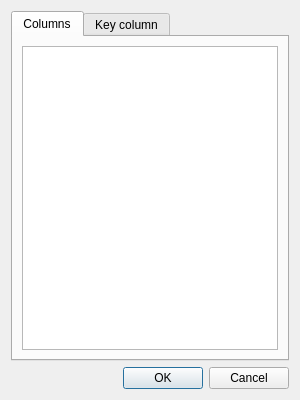
<?xml version="1.0" encoding="UTF-8"?>
<ui version="4.0">
 <class>Dialog</class>
 <widget class="QDialog" name="Dialog">
  <property name="geometry">
   <rect>
    <x>0</x>
    <y>0</y>
    <width>300</width>
    <height>400</height>
   </rect>
  </property>
  <property name="windowTitle">
   <string>Dialog</string>
  </property>
  <layout class="QGridLayout" name="gridLayout">
   <item row="0" column="0">
    <widget class="QTabWidget" name="tabWidget">
     <property name="currentIndex">
      <number>0</number>
     </property>
     <widget class="QWidget" name="tab">
      <attribute name="title">
       <string>Columns</string>
      </attribute>
      <layout class="QVBoxLayout" name="verticalLayout_2">
       <item>
        <widget class="QListView" name="listView">
         <property name="alternatingRowColors">
          <bool>true</bool>
         </property>
         <property name="selectionMode">
          <enum>QAbstractItemView::ExtendedSelection</enum>
         </property>
        </widget>
       </item>
      </layout>
     </widget>
     <widget class="QWidget" name="tab_2">
      <attribute name="title">
       <string>Key column</string>
      </attribute>
      <layout class="QVBoxLayout" name="verticalLayout">
       <item>
        <layout class="QGridLayout" name="gridLayout_2">
         <item row="0" column="0">
          <widget class="QLabel" name="label">
           <property name="text">
            <string>Key</string>
           </property>
          </widget>
         </item>
         <item row="0" column="1">
          <widget class="QLineEdit" name="lineEdit"/>
         </item>
         <item row="1" column="0">
          <widget class="QLabel" name="label_2">
           <property name="text">
            <string>Quantity</string>
           </property>
          </widget>
         </item>
         <item row="1" column="1">
          <widget class="QLineEdit" name="lineEdit_2"/>
         </item>
         <item row="2" column="0">
          <spacer name="verticalSpacer">
           <property name="orientation">
            <enum>Qt::Vertical</enum>
           </property>
           <property name="sizeHint" stdset="0">
            <size>
             <width>20</width>
             <height>40</height>
            </size>
           </property>
          </spacer>
         </item>
        </layout>
       </item>
      </layout>
     </widget>
    </widget>
   </item>
   <item row="1" column="0">
    <widget class="QDialogButtonBox" name="buttonBox">
     <property name="orientation">
      <enum>Qt::Horizontal</enum>
     </property>
     <property name="standardButtons">
      <set>QDialogButtonBox::Cancel|QDialogButtonBox::Ok</set>
     </property>
    </widget>
   </item>
  </layout>
 </widget>
 <resources/>
 <connections>
  <connection>
   <sender>buttonBox</sender>
   <signal>accepted()</signal>
   <receiver>Dialog</receiver>
   <slot>accept()</slot>
   <hints>
    <hint type="sourcelabel">
     <x>248</x>
     <y>254</y>
    </hint>
    <hint type="destinationlabel">
     <x>157</x>
     <y>274</y>
    </hint>
   </hints>
  </connection>
  <connection>
   <sender>buttonBox</sender>
   <signal>rejected()</signal>
   <receiver>Dialog</receiver>
   <slot>reject()</slot>
   <hints>
    <hint type="sourcelabel">
     <x>316</x>
     <y>260</y>
    </hint>
    <hint type="destinationlabel">
     <x>286</x>
     <y>274</y>
    </hint>
   </hints>
  </connection>
 </connections>
</ui>
